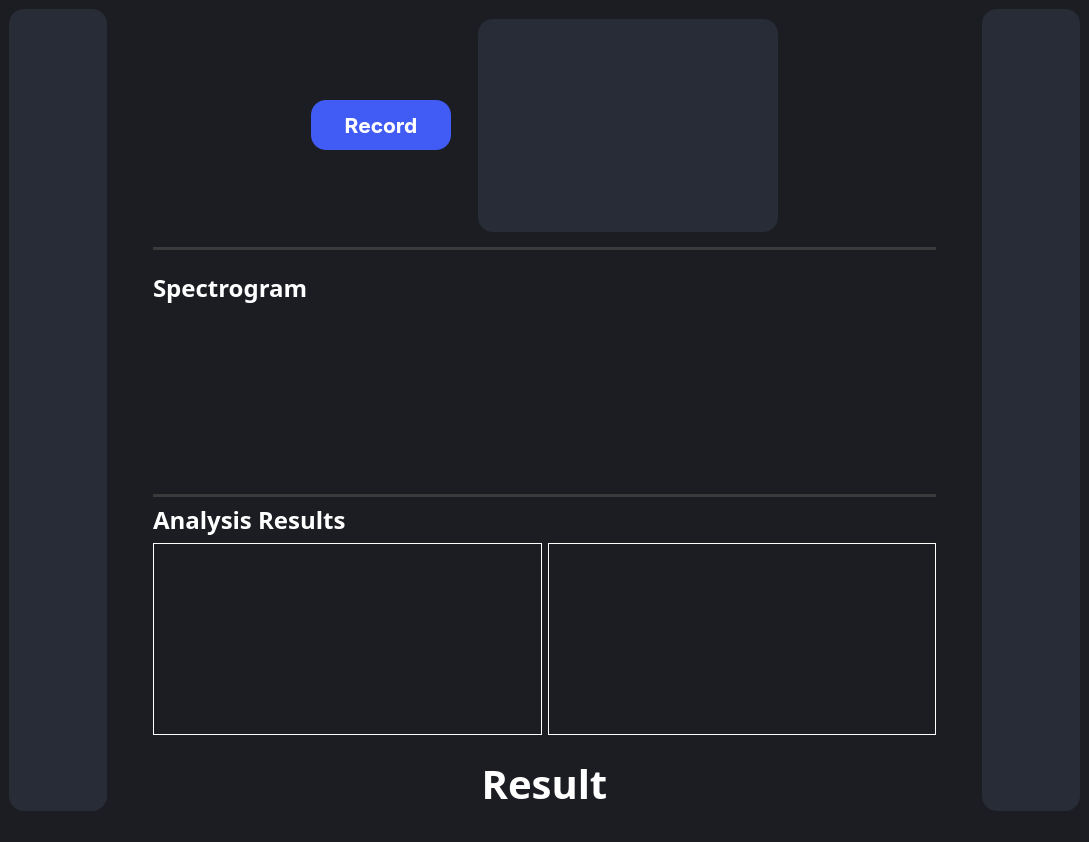
<?xml version="1.0" encoding="UTF-8"?>
<ui version="4.0">
 <class>MainWindow</class>
 <widget class="QMainWindow" name="MainWindow">
  <property name="geometry">
   <rect>
    <x>0</x>
    <y>0</y>
    <width>1089</width>
    <height>842</height>
   </rect>
  </property>
  <property name="windowTitle">
   <string>MainWindow</string>
  </property>
  <property name="styleSheet">
   <string notr="true">background-color: #1b1d23;</string>
  </property>
  <widget class="QWidget" name="centralwidget">
   <layout class="QGridLayout" name="gridLayout" rowstretch="0,0,0,0,0,0" columnstretch="1,0,8,0,1">
    <item row="0" column="2">
     <layout class="QHBoxLayout" name="horizontalLayout">
      <property name="spacing">
       <number>19</number>
      </property>
      <property name="leftMargin">
       <number>0</number>
      </property>
      <property name="topMargin">
       <number>10</number>
      </property>
      <property name="rightMargin">
       <number>0</number>
      </property>
      <property name="bottomMargin">
       <number>9</number>
      </property>
      <item>
       <spacer name="horizontalSpacer_3">
        <property name="orientation">
         <enum>Qt::Horizontal</enum>
        </property>
        <property name="sizeType">
         <enum>QSizePolicy::Minimum</enum>
        </property>
        <property name="sizeHint" stdset="0">
         <size>
          <width>150</width>
          <height>20</height>
         </size>
        </property>
       </spacer>
      </item>
      <item>
       <widget class="QPushButton" name="recordButton">
        <property name="maximumSize">
         <size>
          <width>140</width>
          <height>50</height>
         </size>
        </property>
        <property name="font">
         <font>
          <family>-apple-system</family>
          <pointsize>16</pointsize>
          <bold>true</bold>
         </font>
        </property>
        <property name="styleSheet">
         <string notr="true">QPushButton{
  appearance: button;
  backface-visibility: hidden;
  background-color: #405cf5;
  border-radius: 15px;
  border-width: 0;
  box-shadow: rgba(50, 50, 93, .1) 0 0 0 1px inset,rgba(50, 50, 93, .1) 0 2px 5px 0,rgba(0, 0, 0, .07) 0 1px 1px 0;
  box-sizing: border-box;
  color: #fff;
  cursor: pointer;
  font-family: -apple-system,system-ui,&quot;Segoe UI&quot;,Roboto,&quot;Helvetica Neue&quot;,Ubuntu,sans-serif;
  font-size: 100%;
  height: 35px;
  line-height: 1.15;

  outline: none;
  overflow: hidden;
  padding: 0 5px;
  position: relative;
  text-align: center;
  text-transform: none;
  transform: translateZ(0);
  transition: all .2s,box-shadow .08s ease-in;
  touch-action: manipulation;
  width:100px;
}
QPushButton:hover{
background-color: #283999;
}
QPushButton:pressed{
background-color: #1c2973;
}
</string>
        </property>
        <property name="text">
         <string>Record</string>
        </property>
        <property name="icon">
         <iconset>
          <normaloff>../../../../Final-Task5/icons/mic-svgrepo-com.png</normaloff>../../../../Final-Task5/icons/mic-svgrepo-com.png</iconset>
        </property>
        <property name="iconSize">
         <size>
          <width>30</width>
          <height>30</height>
         </size>
        </property>
       </widget>
      </item>
      <item>
       <widget class="QListWidget" name="membersList">
        <property name="minimumSize">
         <size>
          <width>250</width>
          <height>0</height>
         </size>
        </property>
        <property name="maximumSize">
         <size>
          <width>300</width>
          <height>400</height>
         </size>
        </property>
        <property name="styleSheet">
         <string notr="true">            QListWidget {
                background-color: rgb(39, 44, 54);
                padding: 5px;
                border-radius: 15px;
                margin: 0 0 ;
				padding: 5px 0;
                font-family: Roboto-Bold;
				font-weight: 1000;
            }

            QListWidget::item {
                background-color: rgb(39, 44, 54);
                padding: 5px;
                border-bottom: 1px solid #c0c0c0;
                border-radius: 15px;
                color: #ffffff;
    
            }

            QListWidget::item:selected {
                background-color: #3399ff;
                color: #ffffff;
            }

            QListWidget::item:hover {
                background-color: #e0e0e0;
            }
</string>
        </property>
       </widget>
      </item>
      <item>
       <spacer name="horizontalSpacer_4">
        <property name="orientation">
         <enum>Qt::Horizontal</enum>
        </property>
        <property name="sizeType">
         <enum>QSizePolicy::Minimum</enum>
        </property>
        <property name="sizeHint" stdset="0">
         <size>
          <width>150</width>
          <height>20</height>
         </size>
        </property>
       </spacer>
      </item>
     </layout>
    </item>
    <item row="1" column="2">
     <widget class="Line" name="line_8">
      <property name="styleSheet">
       <string notr="true">/* Line style */

  /* Set the width of the line */
  width: 20px;

  /* Set the height of the line */
  height: 5px;

  /* Set the background color of the line */
  background-color: #3a3b3c;

  /* Set the border of the line */
  border: 10px;

  /* Set the border radius of the line */
  border-radius:5px;



</string>
      </property>
      <property name="orientation">
       <enum>Qt::Horizontal</enum>
      </property>
     </widget>
    </item>
    <item row="2" column="1">
     <spacer name="horizontalSpacer">
      <property name="orientation">
       <enum>Qt::Horizontal</enum>
      </property>
      <property name="sizeType">
       <enum>QSizePolicy::Minimum</enum>
      </property>
      <property name="sizeHint" stdset="0">
       <size>
        <width>40</width>
        <height>20</height>
       </size>
      </property>
     </spacer>
    </item>
    <item row="2" column="2">
     <layout class="QVBoxLayout" name="verticalLayout_2" stretch="0,8">
      <property name="spacing">
       <number>2</number>
      </property>
      <property name="leftMargin">
       <number>0</number>
      </property>
      <property name="topMargin">
       <number>15</number>
      </property>
      <item>
       <widget class="QLabel" name="label_4">
        <property name="maximumSize">
         <size>
          <width>200</width>
          <height>16777215</height>
         </size>
        </property>
        <property name="font">
         <font>
          <family>Overpass Black</family>
          <pointsize>18</pointsize>
          <bold>true</bold>
         </font>
        </property>
        <property name="styleSheet">
         <string notr="true">color:white;
background: rgba(74, 74, 74, 0);
margin: 0 0 ;</string>
        </property>
        <property name="text">
         <string>Spectrogram</string>
        </property>
       </widget>
      </item>
      <item>
       <widget class="QWidget" name="spectrogram" native="true">
        <property name="maximumSize">
         <size>
          <width>1000</width>
          <height>400</height>
         </size>
        </property>
        <property name="styleSheet">
         <string notr="true">margin: 1px 140px;
color: white;</string>
        </property>
       </widget>
      </item>
     </layout>
    </item>
    <item row="2" column="3">
     <spacer name="horizontalSpacer_2">
      <property name="orientation">
       <enum>Qt::Horizontal</enum>
      </property>
      <property name="sizeType">
       <enum>QSizePolicy::Minimum</enum>
      </property>
      <property name="sizeHint" stdset="0">
       <size>
        <width>40</width>
        <height>20</height>
       </size>
      </property>
     </spacer>
    </item>
    <item row="3" column="2">
     <widget class="Line" name="line_9">
      <property name="styleSheet">
       <string notr="true">/* Line style */

  /* Set the width of the line */
  width: 20px;

  /* Set the height of the line */
  height: 5px;

  /* Set the background color of the line */
  background-color: #3a3b3c;

  /* Set the border of the line */
  border: 10px;

  /* Set the border radius of the line */
  border-radius:5px;



</string>
      </property>
      <property name="orientation">
       <enum>Qt::Horizontal</enum>
      </property>
     </widget>
    </item>
    <item row="4" column="2">
     <layout class="QVBoxLayout" name="verticalLayout">
      <item>
       <widget class="QLabel" name="label_5">
        <property name="font">
         <font>
          <family>Overpass Black</family>
          <pointsize>18</pointsize>
          <bold>true</bold>
         </font>
        </property>
        <property name="styleSheet">
         <string notr="true">color:white;
background: rgba(74, 74, 74, 0);
margin: 0 0 ;</string>
        </property>
        <property name="text">
         <string>Analysis Results</string>
        </property>
       </widget>
      </item>
      <item>
       <layout class="QHBoxLayout" name="horizontalLayout_3">
        <item>
         <widget class="QTableView" name="wordTable">
          <property name="maximumSize">
           <size>
            <width>400</width>
            <height>300</height>
           </size>
          </property>
          <property name="styleSheet">
           <string notr="true">/* Apply dark theme to QTableView */

QTableView {
    alternate-background-color: #353535; /* Alternate row background color */
    selection-background-color: #4577b3; /* Selection background color */
    color: #FFFFFF; /* Text color */
    gridline-color: #666666; /* Grid line color */
    border: 1px solid white; /* Border color */
}

QHeaderView {
    background-color: #1E1E1E; /* Header background color */
    color: #FFFFFF; /* Header text color */
    border: 1px solid #2E2E2E; /* Header border color */
}

QHeaderView::section {
    background-color: #1E1E1E; /* Section background color */
    color: #FFFFFF; /* Section text color */
    padding: 4px; /* Padding for the section */
    border: 1px solid #2E2E2E; /* Section border color */
}

QTableView::item {
    padding: 4px; /* Padding for table items */
}

QTableView::item:selected {
    background-color: #4577b3; /* Selected item background color */
    color: #FFFFFF; /* Selected item text color */
}


</string>
          </property>
         </widget>
        </item>
        <item>
         <widget class="QTableView" name="personTable">
          <property name="maximumSize">
           <size>
            <width>400</width>
            <height>300</height>
           </size>
          </property>
          <property name="styleSheet">
           <string notr="true">/* Apply dark theme to QTableView */

QTableView {
    alternate-background-color: #353535; /* Alternate row background color */
    selection-background-color: #4577b3; /* Selection background color */
    color: #FFFFFF; /* Text color */
    gridline-color: #666666; /* Grid line color */
    border: 1px solid white; /* Border color */
}

QHeaderView {
    background-color: #1E1E1E; /* Header background color */
    color: #FFFFFF; /* Header text color */
    border: 1px solid #2E2E2E; /* Header border color */
}

QHeaderView::section {
    background-color: #1E1E1E; /* Section background color */
    color: #FFFFFF; /* Section text color */
    padding: 4px; /* Padding for the section */
    border: 1px solid #2E2E2E; /* Section border color */
}

QTableView::item {
    padding: 4px; /* Padding for table items */
}

QTableView::item:selected {
    background-color: #4577b3; /* Selected item background color */
    color: #FFFFFF; /* Selected item text color */
}


</string>
          </property>
         </widget>
        </item>
       </layout>
      </item>
     </layout>
    </item>
    <item row="5" column="2">
     <layout class="QHBoxLayout" name="horizontalLayout_2" stretch="2">
      <property name="topMargin">
       <number>15</number>
      </property>
      <item>
       <widget class="QLabel" name="result_label">
        <property name="font">
         <font>
          <family>Overpass Black</family>
          <pointsize>-1</pointsize>
          <bold>true</bold>
         </font>
        </property>
        <property name="layoutDirection">
         <enum>Qt::LeftToRight</enum>
        </property>
        <property name="styleSheet">
         <string notr="true">color:white;
font-size:40px;
margin: 0 0 ;</string>
        </property>
        <property name="text">
         <string>Result</string>
        </property>
        <property name="alignment">
         <set>Qt::AlignCenter</set>
        </property>
       </widget>
      </item>
     </layout>
    </item>
    <item row="0" column="4" rowspan="6">
     <widget class="QFrame" name="frame_2">
      <property name="styleSheet">
       <string notr="true">border-radius: 15px;
background-color: rgb(39, 44, 54);
border: none;</string>
      </property>
      <property name="frameShape">
       <enum>QFrame::StyledPanel</enum>
      </property>
      <property name="frameShadow">
       <enum>QFrame::Raised</enum>
      </property>
     </widget>
    </item>
    <item row="0" column="0" rowspan="6">
     <widget class="QFrame" name="frame">
      <property name="styleSheet">
       <string notr="true">border-radius: 15px;
background-color: rgb(39, 44, 54);
border: none;</string>
      </property>
      <property name="frameShape">
       <enum>QFrame::StyledPanel</enum>
      </property>
      <property name="frameShadow">
       <enum>QFrame::Raised</enum>
      </property>
     </widget>
    </item>
   </layout>
  </widget>
  <widget class="QMenuBar" name="menubar">
   <property name="geometry">
    <rect>
     <x>0</x>
     <y>0</y>
     <width>1089</width>
     <height>22</height>
    </rect>
   </property>
  </widget>
  <widget class="QStatusBar" name="statusbar"/>
 </widget>
 <resources/>
 <connections/>
</ui>
